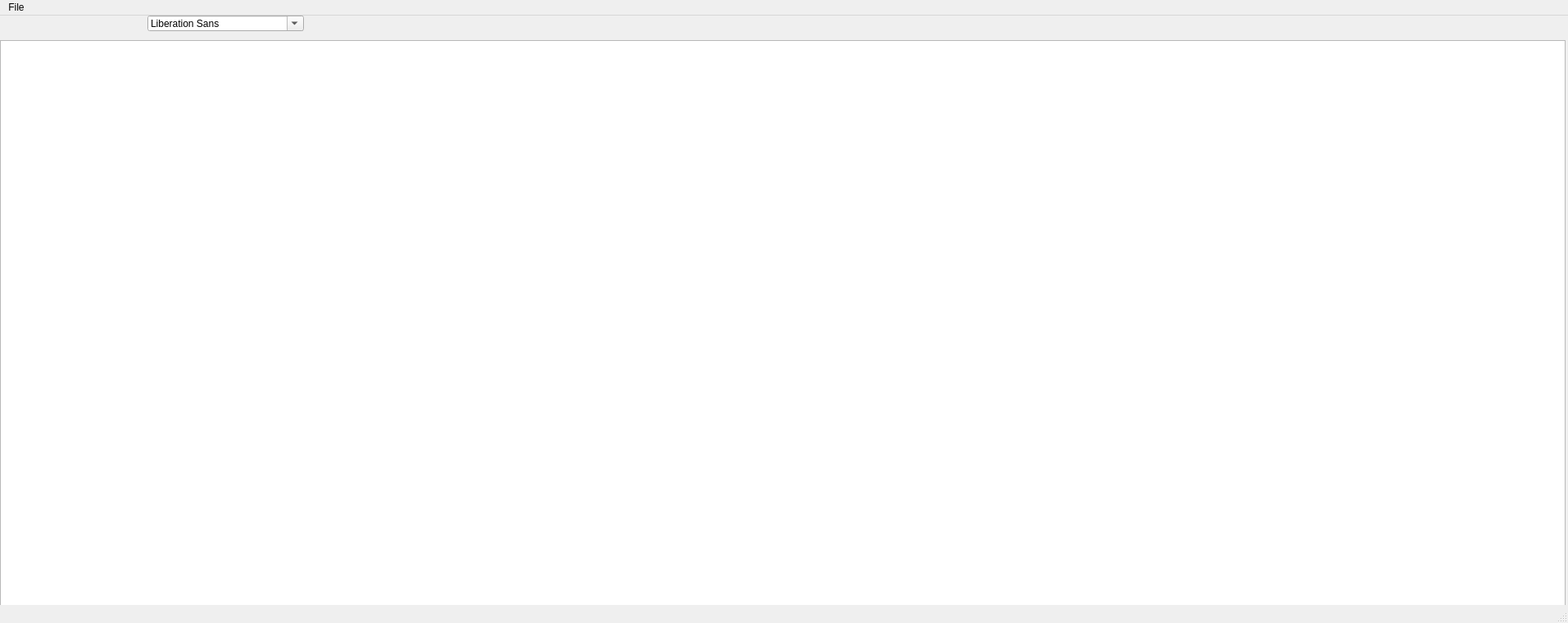
<?xml version="1.0" encoding="UTF-8"?>
<ui version="4.0">
 <class>MainWindow</class>
 <widget class="QMainWindow" name="MainWindow">
  <property name="geometry">
   <rect>
    <x>0</x>
    <y>0</y>
    <width>1914</width>
    <height>761</height>
   </rect>
  </property>
  <property name="windowTitle">
   <string>MainWindow</string>
  </property>
  <widget class="QWidget" name="centralwidget">
   <widget class="QFontComboBox" name="fontComboBox">
    <property name="geometry">
     <rect>
      <x>180</x>
      <y>0</y>
      <width>191</width>
      <height>19</height>
     </rect>
    </property>
   </widget>
   <widget class="QWidget" name="gridLayoutWidget">
    <property name="geometry">
     <rect>
      <x>0</x>
      <y>30</y>
      <width>1911</width>
      <height>691</height>
     </rect>
    </property>
    <layout class="QGridLayout" name="gridLayout">
     <item row="0" column="0">
      <widget class="QPlainTextEdit" name="plainTextEdit"/>
     </item>
    </layout>
   </widget>
  </widget>
  <widget class="QMenuBar" name="menubar">
   <property name="geometry">
    <rect>
     <x>0</x>
     <y>0</y>
     <width>1914</width>
     <height>18</height>
    </rect>
   </property>
   <widget class="QMenu" name="menuFile">
    <property name="title">
     <string>File</string>
    </property>
    <addaction name="actionSave"/>
    <addaction name="actionOpen"/>
   </widget>
   <addaction name="menuFile"/>
  </widget>
  <widget class="QStatusBar" name="statusbar"/>
  <action name="actionSave">
   <property name="text">
    <string>Save</string>
   </property>
  </action>
  <action name="actionOpen">
   <property name="text">
    <string>Open</string>
   </property>
  </action>
 </widget>
 <resources/>
 <connections/>
</ui>
